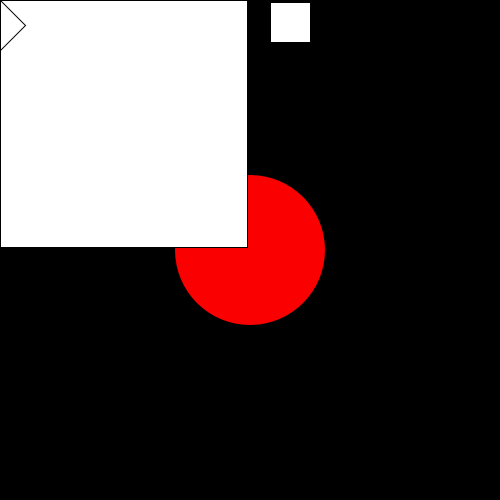
Frame 1 (no input)
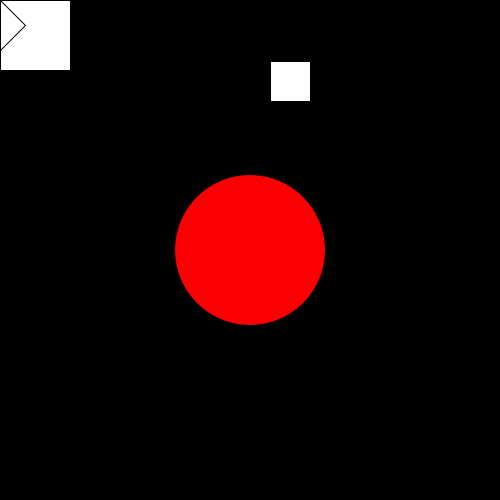
Frame 60 (the mouse pressed at the canvas centre just before this capture)
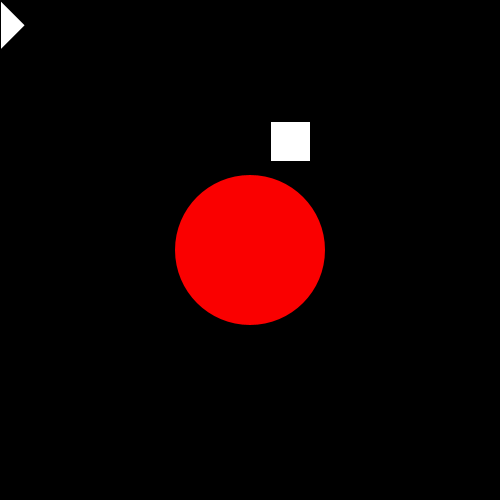
Frame 120 (the mouse held since frame 60 and released just before this capture)

The Processing sketch that drew these frames (run headless with seeded random() and noise(); from frame 60 on, the mouse is pressed at the canvas centre):

// Processing sketch: Bea_Monti__Zach_Hornfeld___Reverse_engineering
// ── Bea_Monti__Zach_Hornfeld___Reverse_engineering.pde
int y = 1;
int w = 250;
int x = 0;

void setup() {
  size(500, 500);
  background(#000000);
}

void draw() {
background(0);

  //stationary red circle
  fill(250, 0, 0);
  noStroke();
  circle(height/2, width/2, 150);

  // square up to down
  fill(255, 255, 255);
  stroke(#000000);
  strokeWeight(1);
  y= y + 1;
  square(270, y, 40);
  if (y == 500) {
    y = y - 501;
}
  
 // square w big to little
  w= w - 3; 
  square(0, 0, w);
  
  
 
//triangle
triangle (0, 0, 0, 50, 25, 25);
x= x + 3;
  
}
